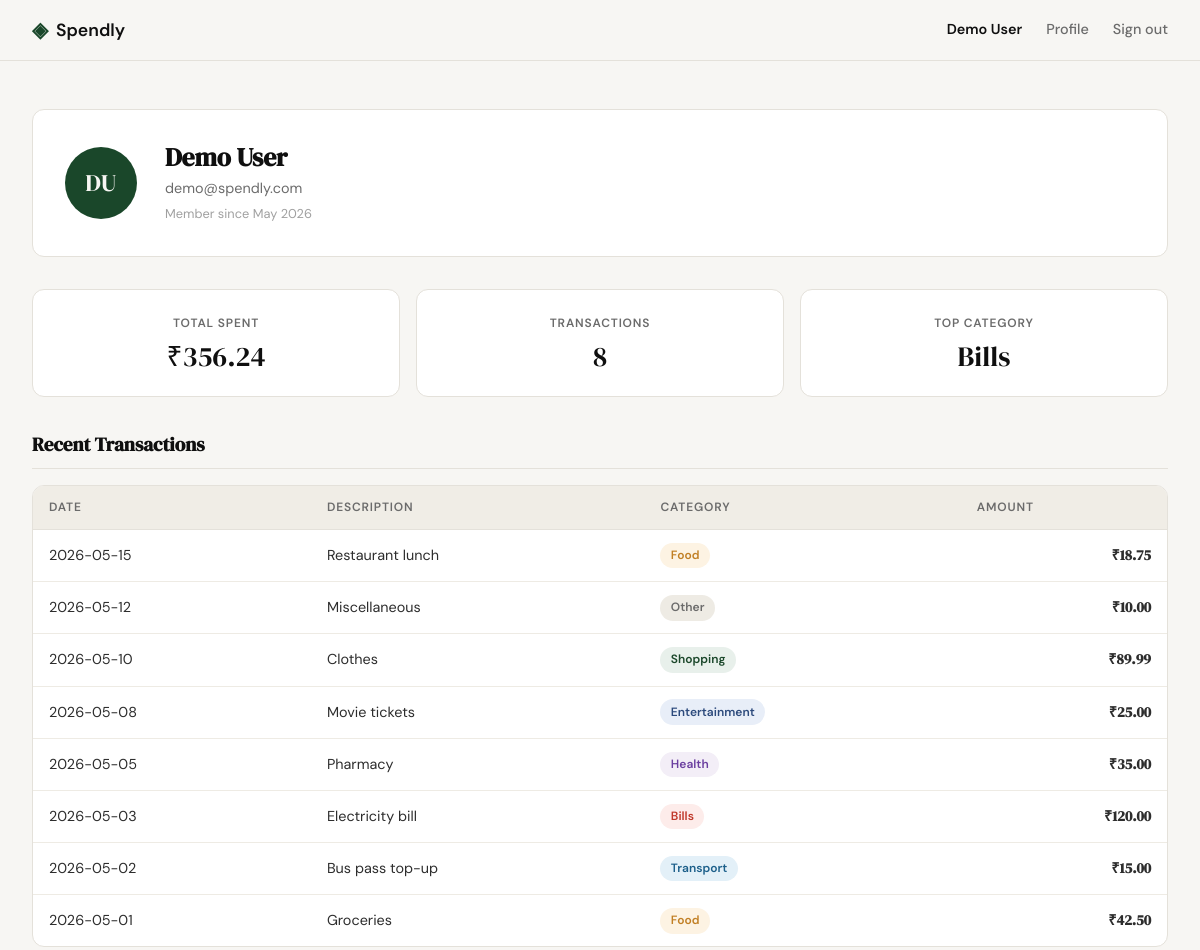
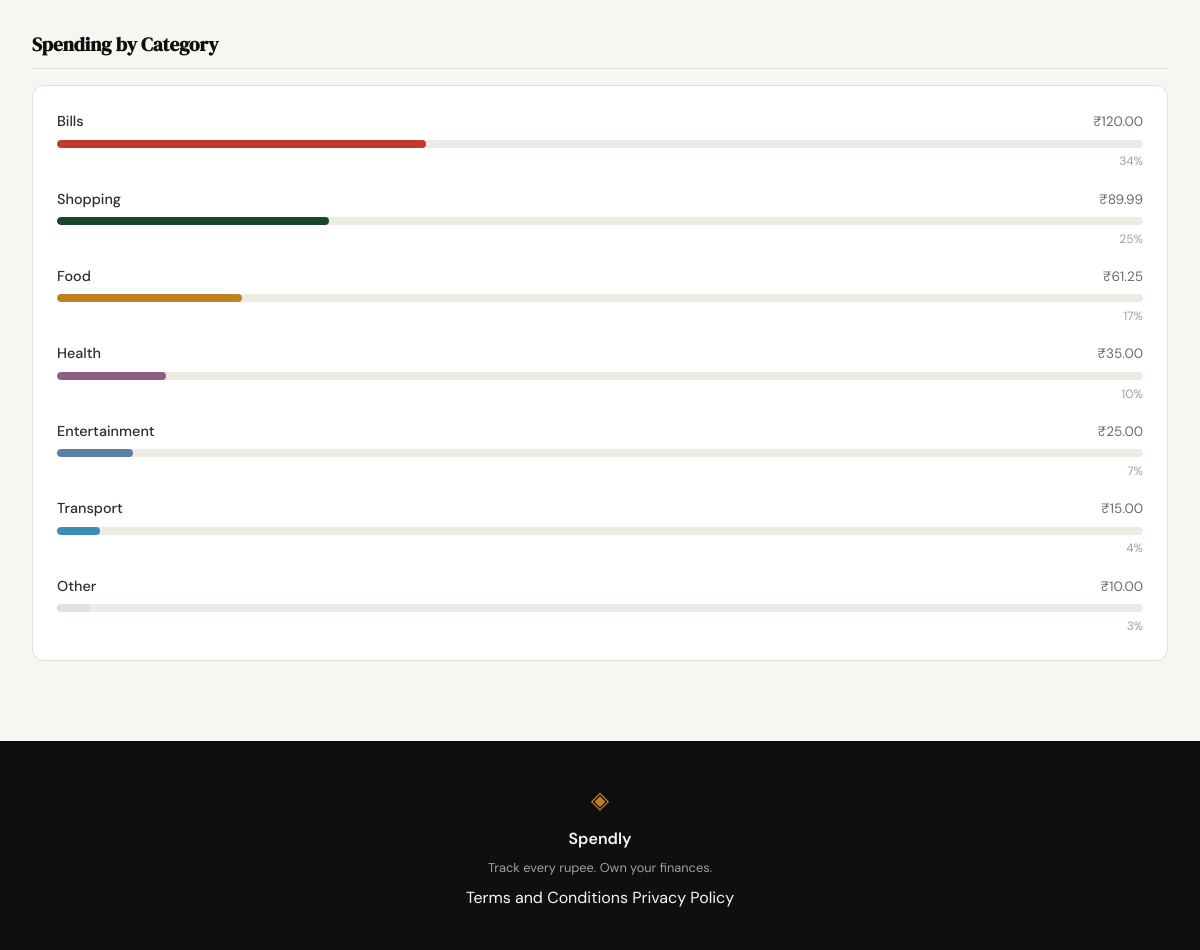
Screenshot of /profile (signed in) with the database file from the repository (2 pictures, top to bottom).
### tables this page shows
CREATE TABLE users (
            id            INTEGER PRIMARY KEY AUTOINCREMENT,
            name          TEXT    NOT NULL,
            email         TEXT    UNIQUE NOT NULL,
            password_hash TEXT    NOT NULL,
            created_at    TEXT    DEFAULT (datetime('now'))
        );

CREATE TABLE expenses (
            id          INTEGER PRIMARY KEY AUTOINCREMENT,
            user_id     INTEGER NOT NULL REFERENCES users(id),
            amount      REAL    NOT NULL,
            category    TEXT    NOT NULL,
            date        TEXT    NOT NULL,
            description TEXT,
            created_at  TEXT    DEFAULT (datetime('now'))
        );

### app.py (the view)
@app.route("/profile")
def profile():
    if not session.get("user_id"):
        return redirect(url_for("login"))
    user = get_user_by_id(session["user_id"])
    if user is None:
        abort(404)
    user["initials"] = "".join(w[0] for w in user["name"].split()[:2]).upper()
    stats        = get_summary_stats(session["user_id"])
    transactions = get_recent_transactions(session["user_id"])
    categories   = get_category_breakdown(session["user_id"])
    return render_template(
        "profile.html",
        user=user,
        stats=stats,
        transactions=transactions,
        categories=categories,
    )

### database/db.py (called while the page is built)
def get_db():
    conn = sqlite3.connect("spendly.db")
    conn.row_factory = sqlite3.Row
    conn.execute("PRAGMA foreign_keys = ON")
    return conn

### database/queries.py (called while the page is built)
def get_user_by_id(user_id):
    conn = get_db()
    row = conn.execute(
        "SELECT name, email, created_at FROM users WHERE id = ?", (user_id,)
    ).fetchone()
    conn.close()
    if row is None:
        return None
    member_since = datetime.strptime(row["created_at"][:10], "%Y-%m-%d").strftime("%B %Y")
    return {"name": row["name"], "email": row["email"], "member_since": member_since}

def get_summary_stats(user_id):
    conn = get_db()
    row = conn.execute(
        "SELECT COALESCE(SUM(amount), 0) AS total_spent, COUNT(*) AS transaction_count"
        " FROM expenses WHERE user_id = ?",
        (user_id,),
    ).fetchone()
    total_spent       = float(row["total_spent"])
    transaction_count = int(row["transaction_count"])
    if transaction_count == 0:
        top_category = "—"
    else:
        top_row = conn.execute(
            "SELECT category FROM expenses WHERE user_id = ?"
            " GROUP BY category ORDER BY SUM(amount) DESC LIMIT 1",
            (user_id,),
        ).fetchone()
        top_category = top_row["category"]
    conn.close()
    return {
        "total_spent":       total_spent,
        "transaction_count": transaction_count,
        "top_category":      top_category,
    }

def get_recent_transactions(user_id, limit=10):
    conn = get_db()
    rows = conn.execute(
        "SELECT date, description, category, amount"
        " FROM expenses WHERE user_id = ? ORDER BY date DESC LIMIT ?",
        (user_id, limit),
    ).fetchall()
    conn.close()
    return [dict(r) for r in rows]

def get_category_breakdown(user_id):
    conn = get_db()
    rows = conn.execute(
        "SELECT category AS name, SUM(amount) AS amount"
        " FROM expenses WHERE user_id = ? GROUP BY category ORDER BY amount DESC",
        (user_id,),
    ).fetchall()
    conn.close()
    if not rows:
        return []
    cats = [{"name": r["name"], "amount": float(r["amount"])} for r in rows]
    grand_total = sum(c["amount"] for c in cats)
    for cat in cats:
        cat["percent"] = round(100.0 * cat["amount"] / grand_total)
    remainder = 100 - sum(c["percent"] for c in cats)
    cats[0]["percent"] += remainder
    return cats

### templates/profile.html (shortened to what this page needs)
{% extends "base.html" %}
{% block head %}
<link rel="stylesheet" href="{{ url_for('static', filename='css/profile.css') }}">
{% endblock %}
{% block content %}
<div class="profile-page">
    <section class="profile-header">
        <div class="profile-avatar">{{ user.initials }}</div>
        <div class="profile-identity">
            <h1 class="profile-name">{{ user.name }}</h1>
            <p class="profile-email">{{ user.email }}</p>
            <p class="profile-since">Member since {{ user.member_since }}</p>
        </div>
    </section>
    <section class="profile-stats">
        <div class="stat-card">
            <span class="stat-label">Total Spent</span>
            <span class="stat-value">&#8377;{{ "%.2f"|format(stats.total_spent) }}</span>
        </div>
        <div class="stat-card">
            <span class="stat-label">Transactions</span>
            <span class="stat-value">{{ stats.transaction_count }}</span>
        </div>
        <div class="stat-card">
            <span class="stat-label">Top Category</span>
            <span class="stat-value">{{ stats.top_category }}</span>
        </div>
    </section>
    <section class="profile-transactions">
        <h2 class="section-title">Recent Transactions</h2>
        <div class="table-wrapper">
            <table class="txn-table">
                <thead>
                    <tr>
                        <th>Date</th>
                        <th>Description</th>
                        <th>Category</th>
                        <th class="txn-amount-col">Amount</th>
                    </tr>
                </thead>
                <tbody>
                    {% for txn in transactions %}
                    <tr>
                        <td class="txn-date">{{ txn.date }}</td>
                        <td>{{ txn.description }}</td>
                        <td><span class="badge badge-{{ txn.category | lower }}">{{ txn.category }}</span></td>
                        <td class="txn-amount">&#8377;{{ "%.2f"|format(txn.amount) }}</td>
                    </tr>
                    {% endfor %}
                </tbody>
            </table>
        </div>
    </section>
    <section class="profile-categories">
        <h2 class="section-title">Spending by Category</h2>
        <div class="cat-list">
            {% for cat in categories %}
            <div class="cat-row">
                <div class="cat-row-meta">
                    <span class="cat-name">{{ cat.name }}</span>
                    <span class="cat-amount">&#8377;{{ "%.2f"|format(cat.amount) }}</span>
                </div>
                <div class="cat-track">
                    <div class="cat-bar cat-bar-{{ cat.name | lower }}" style="width: {{ cat.percent }}%"></div>
                </div>
                <span class="cat-percent">{{ cat.percent }}%</span>
            </div>
            {% endfor %}
        </div>
    </section>
</div>
{% endblock %}

### templates/base.html (shortened to what this page needs)
<!DOCTYPE html>
<html lang="en">
<head>
    <link rel="stylesheet" href="{{ url_for('static', filename='css/style.css') }}">
    {% block head %}{% endblock %}
</head>
<body>
    <nav class="navbar">
        <div class="nav-inner">
            <a href="{{ url_for('landing') }}" class="nav-brand">
                <span class="brand-icon">◈</span>
                <span class="brand-name">Spendly</span>
            </a>
            <div class="nav-links">
                {% if session.get("user_id") %}
                    <strong class="nav-username">{{ session.get("user_name", "") }}</strong>
                    <a href="{{ url_for('profile') }}">Profile</a>
                    <a href="{{ url_for('logout') }}">Sign out</a>
                {% else %}
                    <a href="{{ url_for('login') }}">Sign in</a>
                    <a href="{{ url_for('register') }}" class="nav-cta">Get started</a>
                {% endif %}
            </div>
        </div>
    </nav>
    <main class="main-content">
        {% block content %}{% endblock %}
    </main>
    <footer class="footer">
        <div class="footer-inner">
            <span class="brand-icon">◈</span>
            <span class="footer-name">Spendly</span>
            <p class="footer-copy">Track every rupee. Own your finances.</p>
            <div class="footer-links">
                <a href="{{ url_for('terms') }}">Terms and Conditions</a>
                <a href="{{ url_for('privacy') }}">Privacy Policy</a>
            </div>
        </div>
    </footer>
</body>
</html>

### static/css/style.css (style rules this page uses)
:root { --ink: #0f0f0f; --ink-soft: #2d2d2d; --ink-muted: #6b6b6b; --ink-faint: #a0a0a0; --paper: #f7f6f3; --paper-warm: #f0ede6; --paper-card: #ffffff; --accent: #1a472a; --accent-light: #e8f0eb; --accent-2: #c17f24; --accent-2-light: #fdf3e3; --danger: #c0392b; --danger-light: #fdecea; --border: #e4e1da; --border-soft: #eeebe4; --font-display: 'DM Serif Display', Georgia, serif; --font-body: 'DM Sans', system-ui, sans-serif; --max-width: 1200px; --auth-width: 440px; --radius-sm: 6px; --radius-md: 12px; --radius-lg: 20px; }
*, *::before, *::after { box-sizing: border-box; margin: 0; padding: 0; }
html { font-size: 16px; scroll-behavior: smooth; }
body { background: var(--paper); color: var(--ink); font-family: var(--font-body); font-size: 1rem; line-height: 1.6; -webkit-font-smoothing: antialiased; }
a { color: inherit; text-decoration: none; }
.navbar { position: sticky; top: 0; z-index: 100; background: var(--paper); border-bottom: 1px solid var(--border); padding: 0 2rem; }
.nav-inner { max-width: var(--max-width); margin: 0 auto; height: 60px; display: flex; align-items: center; justify-content: space-between; }
.nav-brand { display: flex; align-items: center; gap: 0.5rem; font-family: var(--font-body); font-weight: 600; font-size: 1.1rem; color: var(--ink); }
.brand-icon { color: var(--accent); font-size: 1.3rem; }
.brand-name { color: var(--ink); }
.nav-links { display: flex; align-items: center; gap: 1.5rem; font-size: 0.9rem; font-weight: 500; }
.nav-links a { color: var(--ink-muted); transition: color 0.2s; }
.nav-username { color: var(--ink); font-weight: 600; font-size: 0.9rem; }
.main-content { min-height: calc(100vh - 60px - 100px); }
.footer { background: var(--ink); color: var(--paper); padding: 2.5rem 2rem; text-align: center; }
.footer-inner { display: flex; flex-direction: column; align-items: center; gap: 0.4rem; }
.footer .brand-icon { color: var(--accent-2); font-size: 1.5rem; }
.footer-name { font-weight: 600; font-size: 1rem; }
.footer-copy { font-size: 0.8rem; color: var(--ink-faint); }

### rows the page displays
users: get "Demo User", name "Demo User", email "demo@spendly.com"
expenses: top_category "Bills", date "2026-05-03", description "Electricity bill", category "Bills", amount "120.00", name "Bills", percent "34"
expenses: date "2026-05-15", description "Restaurant lunch", category "Food", amount "18.75"
expenses: date "2026-05-12", description "Miscellaneous", category "Other", amount "10.00", name "Other", percent "3"
expenses: date "2026-05-10", description "Clothes", category "Shopping", amount "89.99", name "Shopping", percent "25"
expenses: date "2026-05-08", description "Movie tickets", category "Entertainment", amount "25.00", name "Entertainment", percent "7"
expenses: date "2026-05-05", description "Pharmacy", category "Health", amount "35.00", name "Health", percent "10"
expenses: date "2026-05-02", description "Bus pass top-up", category "Transport", amount "15.00", name "Transport", percent "4"
expenses: date "2026-05-01", description "Groceries", category "Food", amount "42.50"

### other values shown
{{ user.initials }} "DU"
{{ user.member_since }} "May 2026"
{{ "%.2f"|format(stats.total_spent) }} "356.24"
{{ stats.transaction_count }} "8"
{{ cat.name }} "Food"
{{ "%.2f"|format(cat.amount) }} "61.25"
{{ cat.percent }} "17"
